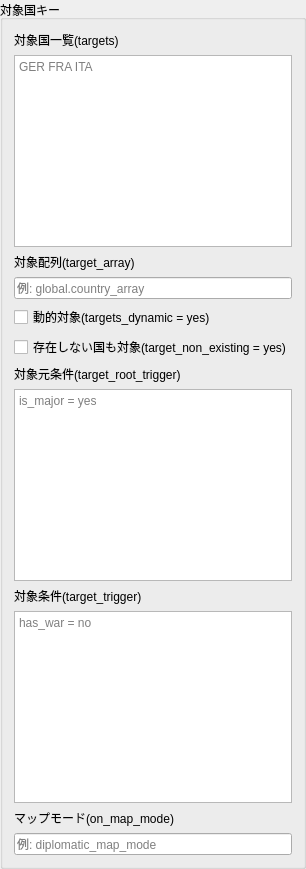
                <widget class="QGroupBox" name="groupTargeted">
                 <property name="title">
                  <string>対象国キー</string>
                 </property>
                 <layout class="QVBoxLayout" name="groupTargetedLayout">
                  <item>
                   <widget class="QLabel" name="labelTargets">
                    <property name="text">
                     <string>対象国一覧(targets)</string>
                    </property>
                   </widget>
                  </item>
                  <item>
                   <widget class="QPlainTextEdit" name="textTargets">
                    <property name="minimumSize">
                     <size>
                      <width>0</width>
                      <height>0</height>
                     </size>
                    </property>
                    <property name="placeholderText">
                     <string>GER FRA ITA</string>
                    </property>
                   </widget>
                  </item>
                  <item>
                   <widget class="QLabel" name="labelTargetArray">
                    <property name="text">
                     <string>対象配列(target_array)</string>
                    </property>
                   </widget>
                  </item>
                  <item>
                   <widget class="QLineEdit" name="editTargetArray">
                    <property name="placeholderText">
                     <string>例: global.country_array</string>
                    </property>
                   </widget>
                  </item>
                  <item>
                   <widget class="QCheckBox" name="checkTargetsDynamic">
                    <property name="text">
                     <string>動的対象(targets_dynamic = yes)</string>
                    </property>
                   </widget>
                  </item>
                  <item>
                   <widget class="QCheckBox" name="checkTargetNonExisting">
                    <property name="text">
                     <string>存在しない国も対象(target_non_existing = yes)</string>
                    </property>
                   </widget>
                  </item>
                  <item>
                   <widget class="QLabel" name="labelTargetRootTrigger">
                    <property name="text">
                     <string>対象元条件(target_root_trigger)</string>
                    </property>
                   </widget>
                  </item>
                  <item>
                   <widget class="QPlainTextEdit" name="textTargetRootTrigger">
                    <property name="minimumSize">
                     <size>
                      <width>0</width>
                      <height>0</height>
                     </size>
                    </property>
                    <property name="placeholderText">
                     <string>is_major = yes</string>
                    </property>
                   </widget>
                  </item>
                  <item>
                   <widget class="QLabel" name="labelTargetTrigger">
                    <property name="text">
                     <string>対象条件(target_trigger)</string>
                    </property>
                   </widget>
                  </item>
                  <item>
                   <widget class="QPlainTextEdit" name="textTargetTrigger">
                    <property name="minimumSize">
                     <size>
                      <width>0</width>
                      <height>0</height>
                     </size>
                    </property>
                    <property name="placeholderText">
                     <string>has_war = no</string>
                    </property>
                   </widget>
                  </item>
                  <item>
                   <widget class="QLabel" name="labelOnMapMode">
                    <property name="text">
                     <string>マップモード(on_map_mode)</string>
                    </property>
                   </widget>
                  </item>
                  <item>
                   <widget class="QLineEdit" name="editOnMapMode">
                    <property name="placeholderText">
                     <string>例: diplomatic_map_mode</string>
                    </property>
                   </widget>
                  </item>
                 </layout>
                </widget>
